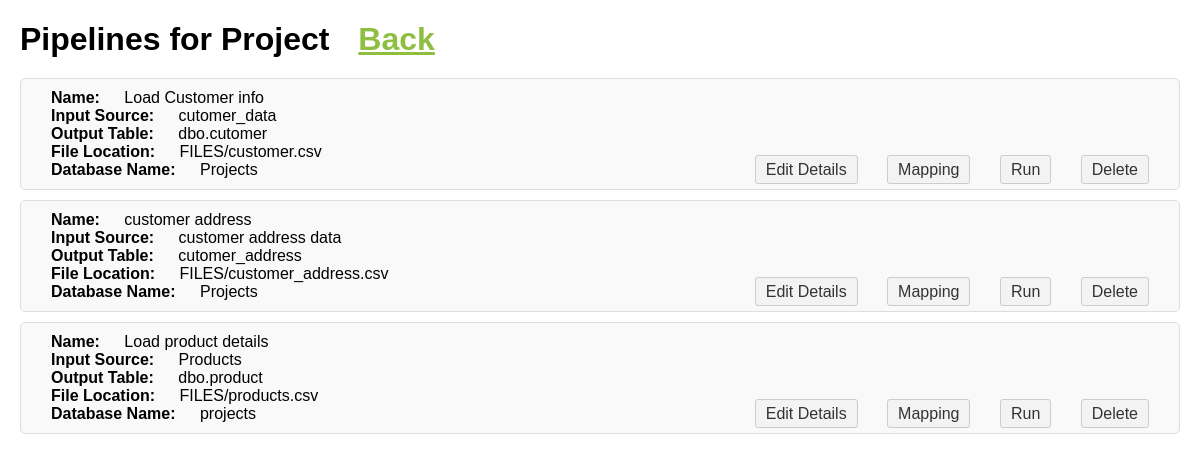
The app's page /show_pipelines/1 with its own data.
### tables this page shows
CREATE TABLE pipelines (
        id INTEGER PRIMARY KEY AUTOINCREMENT,
        name TEXT NOT NULL,
        input_source TEXT NOT NULL,
        output_table TEXT NOT NULL,
        file_location TEXT,
        database_name TEXT,
        project_id INTEGER NOT NULL,
        FOREIGN KEY (project_id) REFERENCES projects(id)
    );

### app.py (the view)
@app.route('/show_pipelines/<int:project_id>')
def show_pipelines(project_id):
    conn = sqlite3.connect(DATABASE)
    cursor = conn.cursor()
    cursor.execute('SELECT * FROM pipelines WHERE project_id = ?', (project_id,))
    pipelines = cursor.fetchall()
    conn.close()
    return render_template('show_pipelines.html', pipelines=pipelines)

### templates/show_pipelines.html (shortened to what this page needs)
<!DOCTYPE html>
<html lang="en">
<head>
</head>
<body>
    <h1>Pipelines for Project <a href="/list_projects">Back</a> </h1>
    <ul>
        {% for pipeline in pipelines %}
        <li>
            <strong>Name:</strong> {{ pipeline[1] }}<br>
            <strong>Input Source:</strong> {{ pipeline[2] }}<br>
            <strong>Output Table:</strong> {{ pipeline[3] }}<br>
            <strong>File Location:</strong> {{ pipeline[4] }}<br>
            <strong>Database Name:</strong> {{ pipeline[5] }}<br>
            <div class="buttons">
                <a class="button" href="/edit_pipeline/{{pipeline[0]}}">Edit Details</a>
                <a class="button" href="/edit_pipeline/{{pipeline[0]}}">Mapping</a>
                <a class="button" href="#">Run</a>
                <a class="button" href="#">Delete</a>
            </div>
        </li>
        {% endfor %}
    </ul>
</body>
</html>

### templates/show_pipelines.html (style rules this page uses)
body { font-family: Arial, sans-serif; margin: 20px; }
strong { margin: 20px; }
a { font-family: Arial, sans-serif; margin: 20px; color: #8ebf42; font-size: 10; }
h1 { margin-bottom: 20px; }
ul { list-style-type: none; padding: 0; }
li { border: 1px solid #ddd; border-radius: 5px; padding: 10px; margin-bottom: 10px; background-color: #f9f9f9; position: relative; }
strong { font-weight: bold; }
.buttons { position: absolute; bottom: 10px; right: 10px; }
.button { margin-left: 5px; padding: 5px 10px; border: 1px solid #ccc; border-radius: 3px; background-color: #f3f3f3; color: #333; text-decoration: none; }

### records on screen
pipelines: name "Load Customer info", input_source "cutomer_data", output_table "dbo.cutomer", file_location "FILES/customer.csv", database_name "Projects"
pipelines: name "customer address", input_source "customer address data", output_table "cutomer_address", file_location "FILES/customer_address.csv", database_name "Projects"
pipelines: name "Load product details", input_source "Products", output_table "dbo.product", file_location "FILES/products.csv", database_name "projects"
